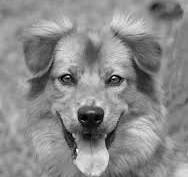
#> input picture Images/gray.jpeg, 188 x 177 px, found by its file name
$ python task-1.py
#> lines starting #> are read from the running program, lines starting #| are printed output that depends on the picture
import cv2
import matplotlib.pyplot as plt

# Load a grayscale image
image_path = "C:\\Users\\sraja\\OneDrive\\Documents\\Srajan\\Machine_Vision\\Images\\gray.jpeg"
original_image = cv2.imread(image_path, cv2.IMREAD_GRAYSCALE)
#> original_image is the input picture: shape (177, 188); min 0, max 252, mean 138.2

# Applying the image negative transformation
negative_image = 255 - original_image
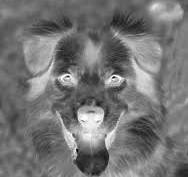
#> negative_image: shape (177, 188); min 3, max 255, mean 116.8

# Displaying the original and the negative image
plt.figure(figsize=(10, 5))

plt.subplot(1, 2, 1)
plt.title('Original Image')
plt.imshow(original_image, cmap='gray')
plt.axis('off')

plt.subplot(1, 2, 2)
plt.title('Negative Image')
plt.imshow(negative_image, cmap='gray')
plt.axis('off')

plt.show()
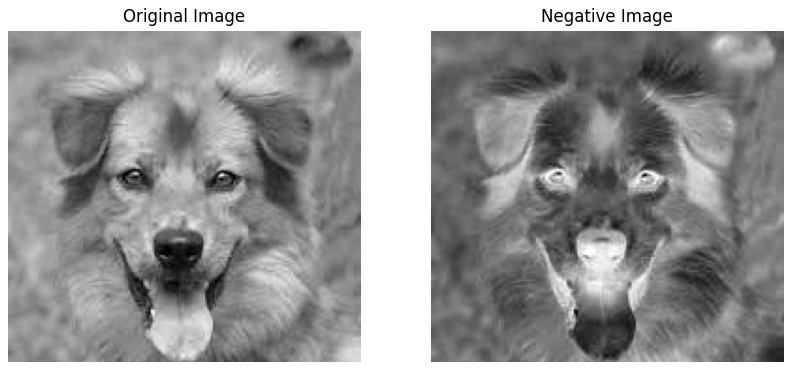
#> figure drawn by matplotlib, 2 panels
